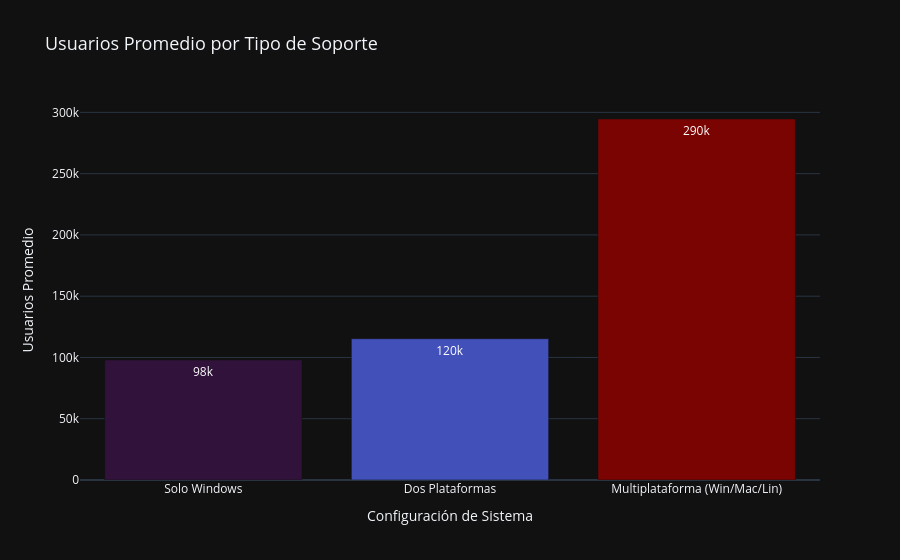
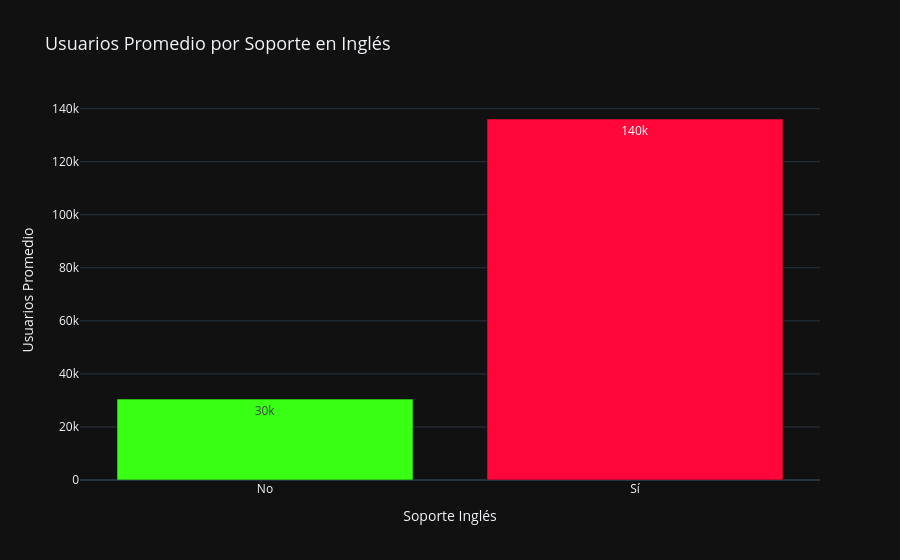

Notebook code for these charts, in order:
### Code cell
# Mapeo de nombres para legibilidad de plataformas
plat_df = df.groupby('platform_count', as_index=False)['owners_numeric'].mean()
plat_map = {1: 'Solo Windows', 2: 'Dos Plataformas', 3: 'Multiplataforma (Win/Mac/Lin)'}
plat_df['platform_label'] = plat_df['platform_count'].map(plat_map)

# Gráfico 6: Usuarios por etiquetas de plataforma
fig6 = px.bar(plat_df, x='platform_label', y='owners_numeric', color='owners_numeric',
              color_continuous_scale='Turbo', template="plotly_dark", text_auto='.2s',
              title="Usuarios Promedio por Tipo de Soporte",
              labels={'platform_label': 'Configuración de Sistema', 'owners_numeric': 'Usuarios Promedio'})
fig6.update_layout(coloraxis_showscale=False, title_font_size=18)

# Gráfico 7: Soporte en inglés
lang_df = df.groupby('english_support', as_index=False)['owners_numeric'].mean()
fig7 = px.bar(lang_df, x='english_support', y='owners_numeric', color='english_support',
              template="plotly_dark", text_auto='.2s',
              color_discrete_sequence=['#39FF14', '#FF073A'],
              title="Usuarios Promedio por Soporte en Inglés",
              labels={'english_support': 'Soporte Inglés', 'owners_numeric': 'Usuarios Promedio'})
fig7.update_layout(showlegend=False, title_font_size=18)

print("""
GRÁFICOS 6 Y 7: Accesibilidad (Barras con Datos)
- Qué es: Medición estática del impacto de localización y ports.
- Qué se ve: Diferencia de adopción media al soportar múltiples OS o idioma inglés.
- Elementos: Eje X (Atributo), Eje Y (Promedio de usuarios).
""")

fig6.show()
fig7.show()

### Figure 1 — Plotly figure (JSON) as saved in the notebook; plotly's stock layout.template omitted (floating-point values rounded to 4 significant figures)
{"data": [{"hovertemplate": "Configuración de Sistema=%{x}<br>Usuarios Promedio=%{marker.color}<extra></extra>", "legendgroup": "", "marker": {"color": [97920.0, 115200.0, 294600.0], "coloraxis": "coloraxis", "pattern": {"shape": ""}}, "name": "", "orientation": "v", "showlegend": false, "textposition": "auto", "texttemplate": "%{y:.2s}", "type": "bar", "x": ["Solo Windows", "Dos Plataformas", "Multiplataforma (Win/Mac/Lin)"], "xaxis": "x", "y": [97920.0, 115200.0, 294600.0], "yaxis": "y"}], "layout": {"barmode": "relative", "coloraxis": {"colorbar": {"title": {"text": "Usuarios Promedio"}}, "colorscale": [[0, "#30123b"], [0.07143, "#4145ab"], [0.1429, "#4675ed"], [0.2143, "#39a2fc"], [0.2857, "#1bcfd4"], [0.3571, "#24eca6"], [0.4286, "#61fc6c"], [0.5, "#a4fc3b"], [0.5714, "#d1e834"], [0.6429, "#f3c63a"], [0.7143, "#fe9b2d"], [0.7857, "#f36315"], [0.8571, "#d93806"], [0.9286, "#b11901"], [1, "#7a0402"]], "showscale": false}, "legend": {"tracegroupgap": 0}, "title": {"font": {"size": 18}, "text": "Usuarios Promedio por Tipo de Soporte"}, "xaxis": {"anchor": "y", "domain": [0, 1], "title": {"text": "Configuración de Sistema"}}, "yaxis": {"anchor": "x", "domain": [0, 1], "title": {"text": "Usuarios Promedio"}}}}

### Figure 2 — Plotly figure (JSON) as saved in the notebook; plotly's stock layout.template omitted (floating-point values rounded to 4 significant figures)
{"data": [{"hovertemplate": "Soporte Inglés=%{x}<br>Usuarios Promedio=%{y}<extra></extra>", "legendgroup": "No", "marker": {"color": "#39FF14", "pattern": {"shape": ""}}, "name": "No", "orientation": "v", "showlegend": true, "textposition": "auto", "texttemplate": "%{y:.2s}", "type": "bar", "x": ["No"], "xaxis": "x", "y": [30490.0], "yaxis": "y"}, {"hovertemplate": "Soporte Inglés=%{x}<br>Usuarios Promedio=%{y}<extra></extra>", "legendgroup": "Sí", "marker": {"color": "#FF073A", "pattern": {"shape": ""}}, "name": "Sí", "orientation": "v", "showlegend": true, "textposition": "auto", "texttemplate": "%{y:.2s}", "type": "bar", "x": ["Sí"], "xaxis": "x", "y": [136100.0], "yaxis": "y"}], "layout": {"barmode": "relative", "legend": {"title": {"text": "Soporte Inglés"}, "tracegroupgap": 0}, "showlegend": false, "title": {"font": {"size": 18}, "text": "Usuarios Promedio por Soporte en Inglés"}, "xaxis": {"anchor": "y", "categoryarray": ["No", "Sí"], "categoryorder": "array", "domain": [0, 1], "title": {"text": "Soporte Inglés"}}, "yaxis": {"anchor": "x", "domain": [0, 1], "title": {"text": "Usuarios Promedio"}}}}
